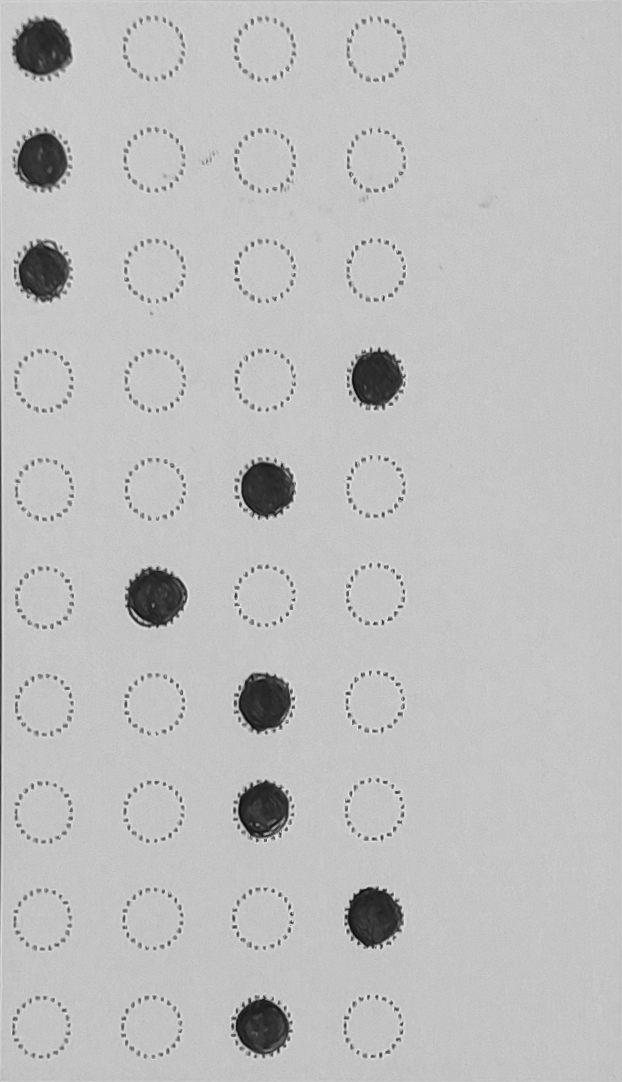
#> input picture answer/1.png, 622 x 1082 px, found by its file name
$ python -i image_regg.py   (imports and definitions only)
#> lines starting #> are read from the running program, lines starting #| are printed output that depends on the picture
import cv2
# import os
import numpy as np
from matplotlib import pyplot as plt
from PIL import Image
# ./test13/Cropped

def registration():
	for i in range(1, 7):
		# if((i!=2)and(i!=4)and(i!=6)and(i!=9)):
			# Open the image files.
			#im = cv2.imread("data_sets/test_" + str(i) + ".jpg")
			# if((i!=4)and(i!=9)and(i!=11)):
			im = cv2.imread("RUN/test15/Cropped" + str(i) + "/1.png")
#> im is the input picture: shape (1082, 622, 3); min 8, max 235, mean 190.5
			# [6 lines of commented-out code are left out]

			row, col = im.shape[:2]
#> row = 1082; col = 622
			bottom = im[row-2:row, 0:col]
			mean = cv2.mean(bottom)[0]
#> mean = 197.3


			bordersize = 50
			img1_color = cv2.copyMakeBorder(
				im,
				top=bordersize,
				bottom=bordersize,
				left=bordersize,
				right=bordersize,
				borderType=cv2.BORDER_CONSTANT,
				value=[mean, mean, mean]
			)
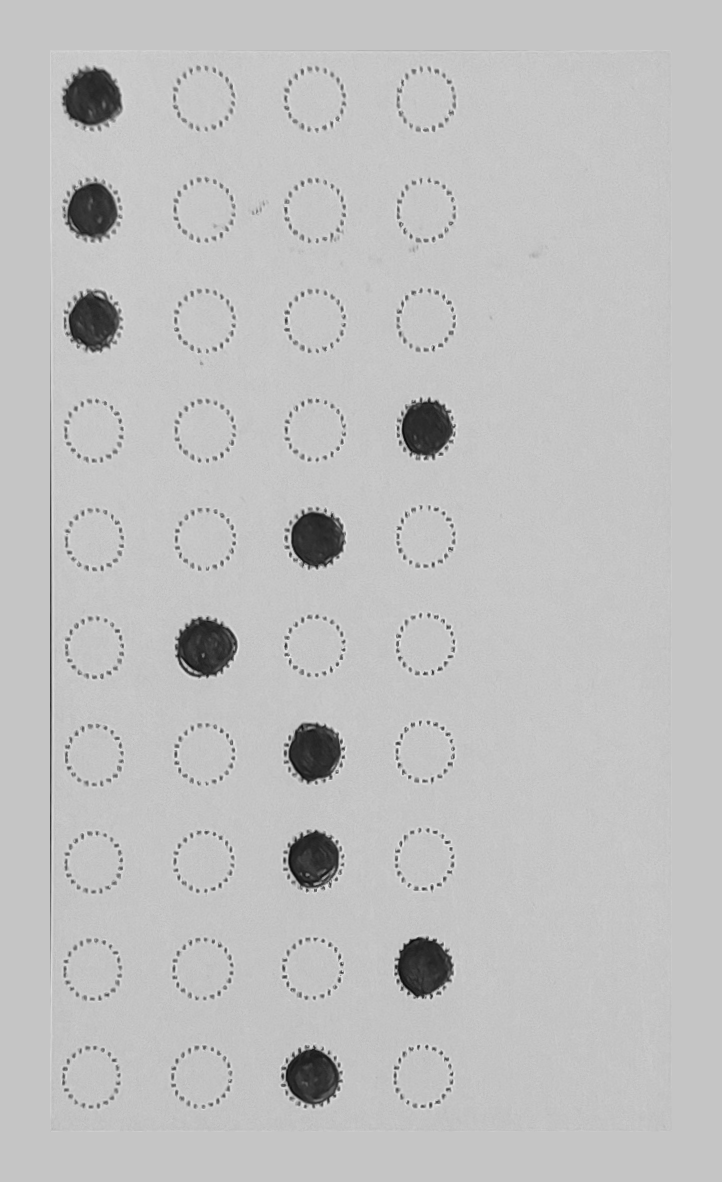
#> img1_color: shape (1182, 722, 3); min 8, max 235, mean 191.9

			#img1_color = cv2.imread("data_sets/real_test_" + str(i) + ".jpg")  # Image to be aligned.
			#img2_color = cv2.imread("data_sets/example.jpg")


			img2_color = cv2.imread("RUN/answer/answerkey/1.png")    # Reference image.
			# [26 lines of commented-out code are left out]

			img1 = cv2.cvtColor(img1_color, cv2.COLOR_BGR2GRAY)
			img2 = cv2.cvtColor(img2_color, cv2.COLOR_BGR2GRAY)
			height, width = img2.shape
#> height = 1082; width = 622


			# Create ORB detector with 5000 features.

			orb_detector = cv2.ORB_create(5000)

			# Find keypoints and descriptors.
			# The first arg is the image, second arg is the mask
			#  (which is not reqiured in this case).

			kp1, d1 = orb_detector.detectAndCompute(img1, None)
#> kp1 = 4684 keypoints; strongest (x, y, size): (284, 1071, 31), (287, 749, 31), (286, 855, 31), (289, 743, 31)
			kp2, d2 = orb_detector.detectAndCompute(img2, None)
#> kp2 = 4520 keypoints; strongest (x, y, size): (234, 1021, 31), (237, 699, 31), (236, 805, 31), (239, 693, 31)

			# Match features between the two images.
			# We create a Brute Force matcher with
			# Hamming distance as measurement mode.

			matcher = cv2.BFMatcher(cv2.NORM_HAMMING, crossCheck = True)

			# Match the two sets of descriptors.

			matches = matcher.match(d1, d2)
#> matches = 3014 matches

			# Sort matches on the basis of their Hamming distance.

#> (the run stopped early here; a loop or call above may not have finished)

$ run again, with answer/2.png copied over answer/1.png
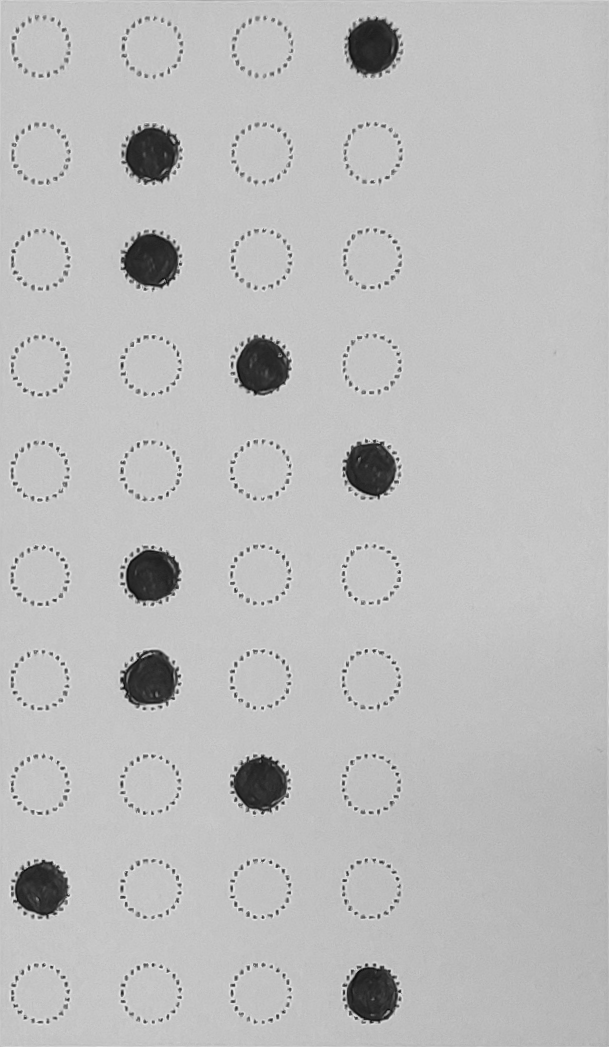
#> input picture answer/2.png, 609 x 1047 px, found by its file name
#> in registration, im is the input picture: shape (1047, 609, 3); min 6, max 235, mean 188.2
#> mean = 194.5
#> in registration, `img1_color = cv2.copyMakeBorder( im, top=bordersize, bottom=bordersize..`:
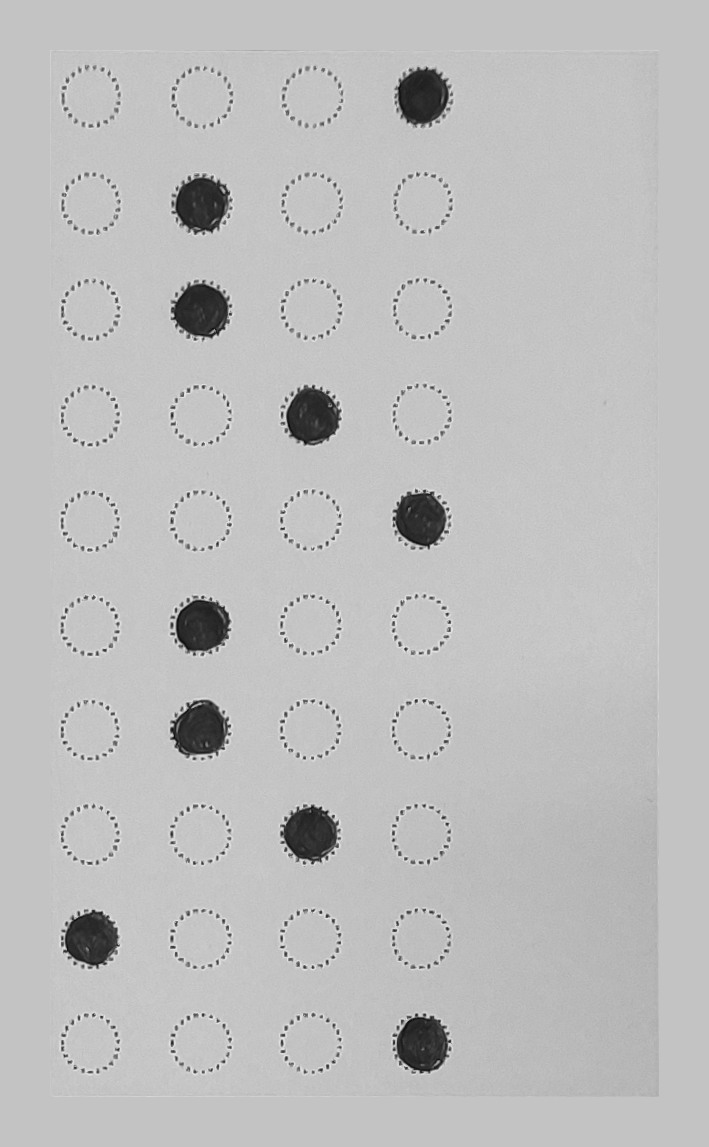
#> img1_color: shape (1147, 709, 3); min 6, max 235, mean 189.7
#> kp1 = 4741 keypoints; strongest (x, y, size): (395, 1038, 31), (174, 620, 31), (173, 631, 31), (416, 1015, 31)
#> kp2 = 4562 keypoints; strongest (x, y, size): (345, 988, 31), (124, 570, 31), (123, 581, 31), (366, 965, 31)
#> matches = 3052 matches
